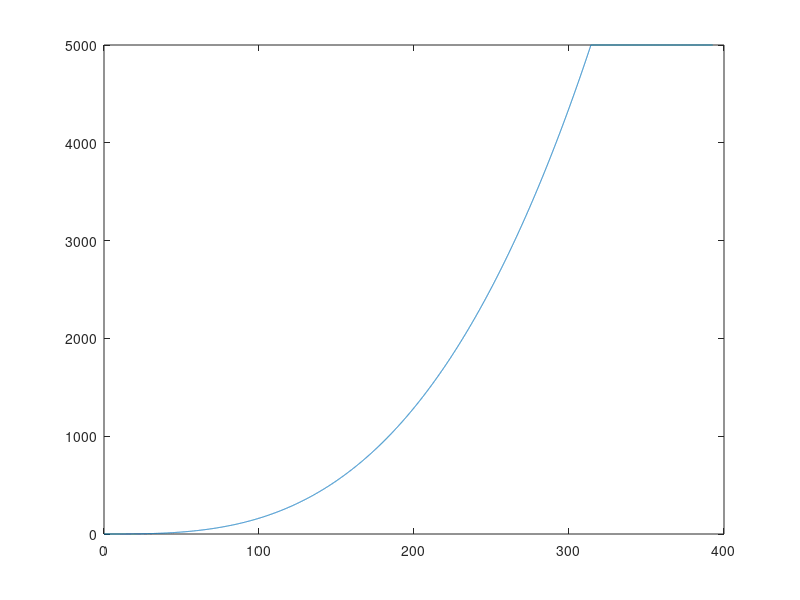

Recreate this plot in MATLAB.
%%%%%%%%%%%%%%%%
%% Hyeongmeen Baik
%% Project #1
RPM_rads = 0.10472
J = 0.2
wNL_RPM = 4200 %% wNL = Va/K
Va = 72;

P_R = 5000
N_R = 3700
w_R = 3700*RPM_rads
I_R = 85

Tau_R = P_R/w_R
K = Tau_R/I_R

w_plot = linspace(0,3750*RPM_rads,10000);
Pm_plot = zeros(size(w_plot));
for k = 1:1:length(w_plot)
    if w_plot(1,k) < 3000*RPM_rads
        Pm_plot(1,k) = ((w_plot(1,k)/3000/RPM_rads)^3)*5e3;
    else
        Pm_plot(1,k) = 5e3;
    end
end

plot(w_plot,Pm_plot)

